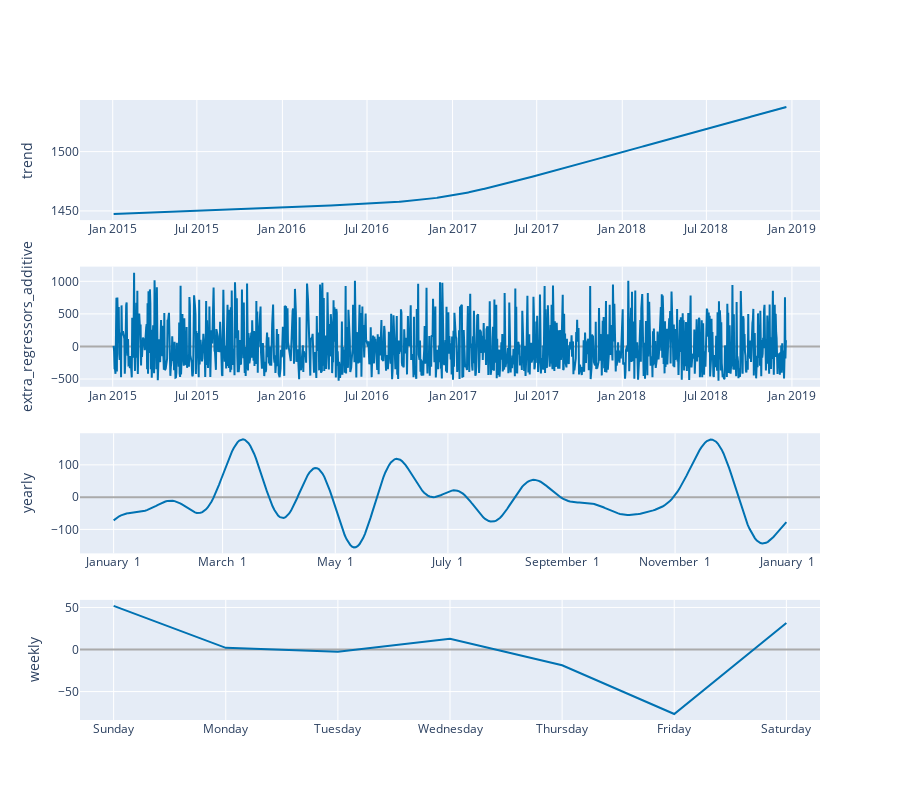

Notebook cell for this chart:
### Code cell
plot_components_plotly(m, forecast)

### Figure 1 — Plotly figure (JSON) as saved in the notebook; plotly's stock layout.template omitted (floating-point values rounded to 4 significant figures; data arrays with more than 128 entries replaced by an {"elided": "..."} marker saying what was removed)
{"data": [{"line": {"color": "#0072B2", "width": 2}, "mode": "lines", "name": "trend", "type": "scatter", "x": {"elided": "1236 str values"}, "xaxis": "x", "y": {"elided": "1236 float values"}, "yaxis": "y"}, {"line": {"color": "rgba(0, 114, 178, 0.2)", "width": 0}, "mode": "lines", "name": "trend_upper", "type": "scatter", "x": {"elided": "1236 str values"}, "xaxis": "x", "y": {"elided": "1236 float values"}, "yaxis": "y"}, {"fill": "tonexty", "fillcolor": "rgba(0, 114, 178, 0.2)", "line": {"color": "rgba(0, 114, 178, 0.2)", "width": 0}, "mode": "lines", "name": "trend_lower", "type": "scatter", "x": {"elided": "1236 str values"}, "xaxis": "x", "y": {"elided": "1236 float values"}, "yaxis": "y"}, {"line": {"color": "#0072B2", "width": 2}, "mode": "lines", "name": "extra_regressors_additive", "type": "scatter", "x": {"elided": "1236 str values"}, "xaxis": "x2", "y": {"elided": "1236 float values"}, "yaxis": "y2"}, {"line": {"color": "#0072B2", "width": 2}, "mode": "lines", "name": "yearly", "type": "scatter", "x": {"elided": "365 str values"}, "xaxis": "x3", "y": {"elided": "365 float values"}, "yaxis": "y3"}, {"line": {"color": "#0072B2", "width": 2}, "mode": "lines", "name": "weekly", "type": "scatter", "x": ["2017-01-01T00:00:00.000000000", "2017-01-02T00:00:00.000000000", "2017-01-03T00:00:00.000000000", "2017-01-04T00:00:00.000000000", "2017-01-05T00:00:00.000000000", "2017-01-06T00:00:00.000000000", "2017-01-07T00:00:00.000000000"], "xaxis": "x4", "y": [51.87, 2.022, -2.672, 12.68, -18.7, -76.67, 31.46], "yaxis": "y4"}], "layout": {"height": 800, "showlegend": false, "width": 900, "xaxis": {"anchor": "y", "domain": [0, 1], "range": ["2014-10-22T15:36:00", "2019-03-02T08:24:00"], "type": "date"}, "xaxis2": {"anchor": "y2", "domain": [0, 1], "range": ["2014-10-22T15:36:00", "2019-03-02T08:24:00"], "type": "date"}, "xaxis3": {"anchor": "y3", "domain": [0, 1], "range": ["2016-12-13T18:54:02.958904115", "2018-01-18T11:04:57.863013581"], "tickformat": "%B %e", "type": "date"}, "xaxis4": {"anchor": "y4", "domain": [0, 1], "range": ["2016-12-31T16:48:00", "2017-01-07T07:12:00"], "tickformat": "%A", "type": "date"}, "yaxis": {"anchor": "x", "domain": [0.8063, 1], "rangemode": "normal", "title": {"text": "trend"}, "zerolinecolor": "#AAA"}, "yaxis2": {"anchor": "x2", "domain": [0.5375, 0.7312], "rangemode": "tozero", "title": {"text": "extra_regressors_additive"}, "zerolinecolor": "#AAA"}, "yaxis3": {"anchor": "x3", "domain": [0.2687, 0.4625], "title": {"text": "yearly"}, "zerolinecolor": "#AAA"}, "yaxis4": {"anchor": "x4", "domain": [0, 0.1938], "title": {"text": "weekly"}, "zerolinecolor": "#AAA"}}}
